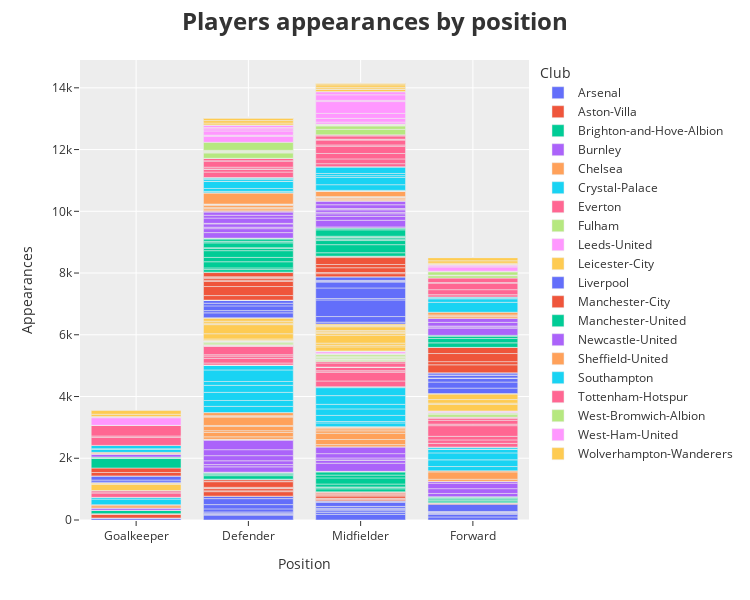

The cell this chart's notebook holds for it:
### Markdown cell above
## Players Appearances ( number of games)

### Code cell
fig = px.bar(df, x = 'Position', y = 'Appearances', color = 'Club', hover_data=['Name'], width=750, height=600)
fig.update_layout(template='ggplot2', title='<b>Players appearances by position</b>', titlefont=dict(size=24))
iplot(fig)

### Figure 1 — Plotly figure (JSON) as saved in the notebook; plotly's stock layout.template omitted (floating-point values rounded to 4 significant figures)
{"data": [{"alignmentgroup": "True", "customdata": [["Bernd Leno"], ["Matt Macey"], ["Rúnar Alex Rúnarsson"], ["Héctor Bellerín"], ["Kieran Tierney"], ["William Saliba"], ["Sokratis"], ["Rob Holding"], ["Shkodran Mustafi"], ["Calum Chambers"], ["David Luiz"], ["Sead Kolasinac"], ["Gabriel Magalhães"], ["Mesut Özil"], ["Lucas Torreira"], ["Ainsley Maitland-Niles"], ["Mohamed Elneny"], ["Joseph Willock"], ["Matteo Guendouzi"], ["Emile Smith Rowe"], ["Granit Xhaka"], ["Bukayo Saka"], ["Dani Ceballos"], ["Alexandre Lacazette"], ["Pierre-Emerick Aubameyang"], ["Nicolas Pépé"], ["Reiss Nelson"], ["Eddie Nketiah"], ["Gabriel Martinelli"], ["Willian"]], "hovertemplate": "Club=Arsenal<br>Position=%{x}<br>Appearances=%{y}<br>Name=%{customdata[0]}<extra></extra>", "legendgroup": "Arsenal", "marker": {"color": "#636efa", "pattern": {"shape": ""}}, "name": "Arsenal", "offsetgroup": "Arsenal", "orientation": "v", "showlegend": true, "textposition": "auto", "type": "bar", "x": ["Goalkeeper", "Goalkeeper", "Goalkeeper", "Defender", "Defender", "Defender", "Defender", "Defender", "Defender", "Defender", "Defender", "Defender", "Defender", "Midfielder", "Midfielder", "Midfielder", "Midfielder", "Midfielder", "Midfielder", "Midfielder", "Midfielder", "Midfielder", "Midfielder", "Forward", "Forward", "Forward", "Forward", "Forward", "Forward", "Forward"], "xaxis": "x", "y": [64, 0, 0, 160, 16, 0, 44, 41, 99, 139, 194, 78, 2, 184, 63, 54, 47, 33, 57, 2, 132, 28, 26, 99, 87, 33, 20, 23, 14, 236], "yaxis": "y"}, {"alignmentgroup": "True", "customdata": [["Tom Heaton"], ["Jed Steer"], ["Ørjan Nyland"], ["Lovre Kalinic"], ["Emiliano Martínez"], ["Neil Taylor"], ["Ezri Konsa Ngoyo"], ["Matt Targett"], ["Björn Engels"], ["Frédéric Guilbert"], ["Ahmed El Mohamady"], ["Kortney Hause"], ["Tyrone Mings"], ["Matthew Cash"], ["Douglas Luiz"], ["John McGinn"], ["Henri Lansbury"], ["Jack Grealish"], ["Marvelous Nakamba"], ["Conor Hourihane"], ["Trézéguet"], ["Anwar El Ghazi"], ["Jota"], ["Jacob Ramsey"], ["Wesley"], ["Keinan Davis"], ["Ollie Watkins"]], "hovertemplate": "Club=Aston-Villa<br>Position=%{x}<br>Appearances=%{y}<br>Name=%{customdata[0]}<extra></extra>", "legendgroup": "Aston-Villa", "marker": {"color": "#EF553B", "pattern": {"shape": ""}}, "name": "Aston-Villa", "offsetgroup": "Aston-Villa", "orientation": "v", "showlegend": true, "textposition": "auto", "type": "bar", "x": ["Goalkeeper", "Goalkeeper", "Goalkeeper", "Goalkeeper", "Goalkeeper", "Defender", "Defender", "Defender", "Defender", "Defender", "Defender", "Defender", "Defender", "Defender", "Midfielder", "Midfielder", "Midfielder", "Midfielder", "Midfielder", "Midfielder", "Midfielder", "Midfielder", "Midfielder", "Midfielder", "Forward", "Forward", "Forward"], "xaxis": "x", "y": [116, 2, 7, 0, 16, 145, 26, 72, 17, 25, 183, 18, 51, 1, 37, 29, 13, 71, 29, 28, 35, 34, 10, 0, 21, 19, 1], "yaxis": "y"}, {"alignmentgroup": "True", "customdata": [["Mat Ryan"], ["Jason Steele"], ["Christian Walton"], ["Robert Sánchez"], ["Ben White"], ["Tariq Lamptey"], ["Lewis Dunk"], ["Adam Webster"], ["Bernardo"], ["Dan Burn"], ["Joël Veltman"], ["Romaric Yapi"], ["Alex Cochrane"], ["Haydon Roberts"], ["Dale Stephens"], ["Yves Bissouma"], ["Alexis Mac Allister"], ["Pascal Groß"], ["Adam Lallana"], ["Solly March"], ["Davy Pröpper"], ["Steven Alzate"], ["Max Sanders"], ["Jayson Molumby"], ["Lars Dendoncker"], ["Peter Gwargis"], ["Leandro Trossard"], ["Neal Maupay"], ["Alireza Jahanbakhsh"], ["José Izquierdo"], ["Aaron Connolly"], ["Florin Andone"], ["Viktor Gyökeres"]], "hovertemplate": "Club=Brighton-and-Hove-Albion<br>Position=%{x}<br>Appearances=%{y}<br>Name=%{customdata[0]}<extra></extra>", "legendgroup": "Brighton-and-Hove-Albion", "marker": {"color": "#00cc96", "pattern": {"shape": ""}}, "name": "Brighton-and-Hove-Albion", "offsetgroup": "Brighton-and-Hove-Albion", "orientation": "v", "showlegend": true, "textposition": "auto", "type": "bar", "x": ["Goalkeeper", "Goalkeeper", "Goalkeeper", "Goalkeeper", "Defender", "Defender", "Defender", "Defender", "Defender", "Defender", "Defender", "Defender", "Defender", "Defender", "Midfielder", "Midfielder", "Midfielder", "Midfielder", "Midfielder", "Midfielder", "Midfielder", "Midfielder", "Midfielder", "Midfielder", "Midfielder", "Midfielder", "Forward", "Forward", "Forward", "Forward", "Forward", "Forward", "Forward"], "xaxis": "x", "y": [112, 0, 0, 0, 2, 11, 112, 33, 36, 44, 0, 0, 0, 0, 99, 52, 9, 93, 198, 92, 100, 21, 0, 0, 0, 0, 33, 39, 31, 47, 26, 26, 0], "yaxis": "y"}, {"alignmentgroup": "True", "customdata": [["Nick Pope"], ["Bailey Peacock-Farrell"], ["Will Norris"], ["Matthew Lowton"], ["Charlie Taylor"], ["James Tarkowski"], ["Ben Mee"], ["Erik Pieters"], ["Phil Bardsley"], ["Kevin Long"], ["Jimmy Dunne"], ["Bobby Thomas"], ["Anthony Driscoll-Glennon"], ["Jack Cork"], ["Jóhann Gudmundsson"], ["Josh Brownhill"], ["Dwight McNeil"], ["Robbie Brady"], ["Ashley Westwood"], ["Josh Benson"], ["Chris Wood"], ["Ashley Barnes"], ["Jay Rodriguez"], ["Matej Vydra"]], "hovertemplate": "Club=Burnley<br>Position=%{x}<br>Appearances=%{y}<br>Name=%{customdata[0]}<extra></extra>", "legendgroup": "Burnley", "marker": {"color": "#ab63fa", "pattern": {"shape": ""}}, "name": "Burnley", "offsetgroup": "Burnley", "orientation": "v", "showlegend": true, "textposition": "auto", "type": "bar", "x": ["Goalkeeper", "Goalkeeper", "Goalkeeper", "Defender", "Defender", "Defender", "Defender", "Defender", "Defender", "Defender", "Defender", "Defender", "Defender", "Midfielder", "Midfielder", "Midfielder", "Midfielder", "Midfielder", "Midfielder", "Midfielder", "Forward", "Forward", "Forward", "Forward"], "xaxis": "x", "y": [74, 0, 1, 172, 74, 123, 166, 194, 300, 35, 1, 0, 0, 264, 96, 11, 61, 142, 222, 0, 105, 155, 178, 57], "yaxis": "y"}, {"alignmentgroup": "True", "customdata": [["Kepa Arrizabalaga"], ["Willy Caballero"], ["Antonio Rüdiger"], ["Marcos Alonso"], ["Andreas Christensen"], ["Kurt Zouma"], ["Reece James"], ["César Azpilicueta"], ["Fikayo Tomori"], ["Emerson"], ["Ben Chilwell"], ["Thiago Silva"], ["Hakim Ziyech"], ["Jorginho"], ["N'Golo Kanté"], ["Ross Barkley"], ["Ruben Loftus-Cheek"], ["Mateo Kovacic"], ["Mason Mount"], ["Christian Pulisic"], ["Billy Gilmour"], ["Kai Havertz"], ["Timo Werner"], ["Tammy Abraham"], ["Olivier Giroud"], ["Callum Hudson-Odoi"]], "hovertemplate": "Club=Chelsea<br>Position=%{x}<br>Appearances=%{y}<br>Name=%{customdata[0]}<extra></extra>", "legendgroup": "Chelsea", "marker": {"color": "#FFA15A", "pattern": {"shape": ""}}, "name": "Chelsea", "offsetgroup": "Chelsea", "orientation": "v", "showlegend": true, "textposition": "auto", "type": "bar", "x": ["Goalkeeper", "Goalkeeper", "Defender", "Defender", "Defender", "Defender", "Defender", "Defender", "Defender", "Defender", "Defender", "Defender", "Midfielder", "Midfielder", "Midfielder", "Midfielder", "Midfielder", "Midfielder", "Midfielder", "Midfielder", "Midfielder", "Midfielder", "Forward", "Forward", "Forward", "Forward"], "xaxis": "x", "y": [71, 33, 80, 140, 59, 143, 26, 272, 17, 30, 99, 0, 0, 70, 166, 202, 78, 64, 39, 25, 6, 2, 2, 68, 238, 35], "yaxis": "y"}, {"alignmentgroup": "True", "customdata": [["Wayne Hennessey"], ["Vicente Guaita"], ["Stephen Henderson"], ["Joel Ward"], ["Patrick van Aanholt"], ["James Tomkins"], ["Scott Dann"], ["Mamadou Sakho"], ["Gary Cahill"], ["Martin Kelly"], ["Tyrick Mitchell"], ["Jaroslaw Jach"], ["Sam Woods"], ["Ryan Inniss"], ["Luka Milivojevic"], ["Max Meyer"], ["Cheikhou Kouyaté"], ["Andros Townsend"], ["Jeffrey Schlupp"], ["James McArthur"], ["James McCarthy"], ["Jairo Riedewald"], ["Eberechi Eze"], ["Nya Kirby"], ["Jordan Ayew"], ["Wilfried Zaha"], ["Christian Benteke"], ["Connor Wickham"], ["Brandon Pierrick"], ["Michy Batshuayi"]], "hovertemplate": "Club=Crystal-Palace<br>Position=%{x}<br>Appearances=%{y}<br>Name=%{customdata[0]}<extra></extra>", "legendgroup": "Crystal-Palace", "marker": {"color": "#19d3f3", "pattern": {"shape": ""}}, "name": "Crystal-Palace", "offsetgroup": "Crystal-Palace", "orientation": "v", "showlegend": true, "textposition": "auto", "type": "bar", "x": ["Goalkeeper", "Goalkeeper", "Goalkeeper", "Defender", "Defender", "Defender", "Defender", "Defender", "Defender", "Defender", "Defender", "Defender", "Defender", "Defender", "Midfielder", "Midfielder", "Midfielder", "Midfielder", "Midfielder", "Midfielder", "Midfielder", "Midfielder", "Midfielder", "Midfielder", "Forward", "Forward", "Forward", "Forward", "Forward", "Forward"], "xaxis": "x", "y": [181, 57, 0, 201, 191, 263, 227, 125, 374, 153, 6, 0, 0, 0, 121, 46, 197, 211, 148, 282, 258, 29, 2, 0, 139, 217, 225, 120, 2, 60], "yaxis": "y"}, {"alignmentgroup": "True", "customdata": [["Jordan Pickford"], ["João Virgínia"], ["Jonas Lössl"], ["Mason Holgate"], ["Michael Keane"], ["Lucas Digne"], ["Yerry Mina"], ["Séamus Coleman"], ["Jarrad Branthwaite"], ["Jonjoe Kenny"], ["Niels Nkounkou"], ["Fabian Delph"], ["Gylfi Sigurdsson"], ["André Gomes"], ["Jean-Philippe Gbamin"], ["Tom Davies"], ["Beni Baningime"], ["Allan"], ["James Rodríguez"], ["Abdoulaye Doucouré"], ["Muhamed Besic"], ["Sandro Ramírez"], ["Yannick Bolasie"], ["Richarlison"], ["Dominic Calvert-Lewin"], ["Theo Walcott"], ["Cenk Tosun"], ["Alex Iwobi"], ["Bernard"], ["Moise Kean"], ["Anthony Gordon"]], "hovertemplate": "Club=Everton<br>Position=%{x}<br>Appearances=%{y}<br>Name=%{customdata[0]}<extra></extra>", "legendgroup": "Everton", "marker": {"color": "#FF6692", "pattern": {"shape": ""}}, "name": "Everton", "offsetgroup": "Everton", "orientation": "v", "showlegend": true, "textposition": "auto", "type": "bar", "x": ["Goalkeeper", "Goalkeeper", "Goalkeeper", "Defender", "Defender", "Defender", "Defender", "Defender", "Defender", "Defender", "Defender", "Midfielder", "Midfielder", "Midfielder", "Midfielder", "Midfielder", "Midfielder", "Midfielder", "Midfielder", "Midfielder", "Midfielder", "Forward", "Forward", "Forward", "Forward", "Forward", "Forward", "Forward", "Forward", "Forward", "Forward"], "xaxis": "x", "y": [147, 0, 69, 65, 153, 72, 44, 276, 4, 31, 0, 185, 284, 48, 2, 106, 8, 2, 2, 131, 46, 8, 119, 111, 116, 346, 49, 126, 61, 31, 11], "yaxis": "y"}, {"alignmentgroup": "True", "customdata": [["Marek Rodák"], ["Fabri"], ["Alphonse Areola"], ["Michael Hector"], ["Denis Odoi"], ["Tim Ream"], ["Maxime Le Marchand"], ["Joe Bryan"], ["Antonee Robinson"], ["Kenny Tete"], ["Ola Aina"], ["Jean Michael Seri"], ["Kevin McDonald"], ["Neeskens Kebano"], ["Stefan Johansen"], ["Tom Cairney"], ["Josh Onomah"], ["André-Frank Zambo Anguissa"], ["Mario Lemina"], ["Harrison Reed"], ["Tyrese Francois"], ["Aleksandar Mitrovic"], ["Bobby De Cordova-Reid"], ["Ivan Cavaleiro"], ["Aboubakar Kamara"]], "hovertemplate": "Club=Fulham<br>Position=%{x}<br>Appearances=%{y}<br>Name=%{customdata[0]}<extra></extra>", "legendgroup": "Fulham", "marker": {"color": "#B6E880", "pattern": {"shape": ""}}, "name": "Fulham", "offsetgroup": "Fulham", "orientation": "v", "showlegend": true, "textposition": "auto", "type": "bar", "x": ["Goalkeeper", "Goalkeeper", "Goalkeeper", "Defender", "Defender", "Defender", "Defender", "Defender", "Defender", "Defender", "Defender", "Midfielder", "Midfielder", "Midfielder", "Midfielder", "Midfielder", "Midfielder", "Midfielder", "Midfielder", "Midfielder", "Midfielder", "Forward", "Forward", "Forward", "Forward"], "xaxis": "x", "y": [1, 2, 1, 2, 33, 40, 26, 30, 0, 1, 3, 32, 41, 9, 12, 43, 15, 24, 47, 19, 0, 79, 29, 25, 15], "yaxis": "y"}, {"alignmentgroup": "True", "customdata": [["Kiko Casilla"], ["Elia Caprile"], ["Luke Ayling"], ["Barry Douglas"], ["Liam Cooper"], ["Pascal Struijk"], ["Leif Davis"], ["Robin Koch"], ["Oliver Casey"], ["Charlie Cresswell"], ["Robbie Gotts"], ["Adam Forshaw"], ["Stuart Dallas"], ["Pablo Hernández"], ["Kalvin Phillips"], ["Mateusz Klich"], ["Jamie Shackleton"], ["Jack Harrison"], ["Alfie McCalmont"], ["Mateusz Bogusz"], ["Ian Poveda-Ocampo"], ["Patrick Bamford"], ["Tyler Roberts"], ["Joe Gelhardt"], ["Rodrigo Moreno"]], "hovertemplate": "Club=Leeds-United<br>Position=%{x}<br>Appearances=%{y}<br>Name=%{customdata[0]}<extra></extra>", "legendgroup": "Leeds-United", "marker": {"color": "#FF97FF", "pattern": {"shape": ""}}, "name": "Leeds-United", "offsetgroup": "Leeds-United", "orientation": "v", "showlegend": true, "textposition": "auto", "type": "bar", "x": ["Goalkeeper", "Goalkeeper", "Defender", "Defender", "Defender", "Defender", "Defender", "Defender", "Defender", "Defender", "Defender", "Midfielder", "Midfielder", "Midfielder", "Midfielder", "Midfielder", "Midfielder", "Midfielder", "Midfielder", "Midfielder", "Forward", "Forward", "Forward", "Forward", "Forward"], "xaxis": "x", "y": [0, 0, 2, 0, 3, 1, 0, 2, 0, 0, 0, 35, 2, 58, 2, 2, 1, 2, 0, 0, 0, 29, 3, 0, 19], "yaxis": "y"}, {"alignmentgroup": "True", "customdata": [["Kasper Schmeichel"], ["Danny Ward"], ["Eldin Jakupovic"], ["James Justin"], ["Çaglar Söyüncü"], ["Wes Morgan"], ["Jonny Evans"], ["Filip Benkovic"], ["Daniel Amartey"], ["Ricardo Pereira"], ["Christian Fuchs"], ["Luke Thomas"], ["Timothy Castagne"], ["Demarai Gray"], ["Youri Tielemans"], ["James Maddison"], ["Marc Albrighton"], ["Harvey Barnes"], ["Hamza Choudhury"], ["Matty James"], ["Adrien Silva"], ["Wilfred Ndidi"], ["Dennis Praet"], ["Rachid Ghezzal"], ["Nampalys Mendy"], ["Jamie Vardy"], ["Islam Slimani"], ["Kelechi Iheanacho"], ["Ayoze Pérez"], ["Fousseni Diabaté"]], "hovertemplate": "Club=Leicester-City<br>Position=%{x}<br>Appearances=%{y}<br>Name=%{customdata[0]}<extra></extra>", "legendgroup": "Leicester-City", "marker": {"color": "#FECB52", "pattern": {"shape": ""}}, "name": "Leicester-City", "offsetgroup": "Leicester-City", "orientation": "v", "showlegend": true, "textposition": "auto", "type": "bar", "x": ["Goalkeeper", "Goalkeeper", "Goalkeeper", "Defender", "Defender", "Defender", "Defender", "Defender", "Defender", "Defender", "Defender", "Defender", "Defender", "Midfielder", "Midfielder", "Midfielder", "Midfielder", "Midfielder", "Midfielder", "Midfielder", "Midfielder", "Midfielder", "Midfielder", "Midfielder", "Midfielder", "Forward", "Forward", "Forward", "Forward", "Forward"], "xaxis": "x", "y": [211, 2, 28, 15, 42, 168, 297, 0, 46, 63, 107, 3, 2, 132, 52, 69, 258, 57, 37, 42, 14, 122, 29, 19, 44, 213, 39, 117, 178, 15], "yaxis": "y"}, {"alignmentgroup": "True", "customdata": [["Loris Karius"], ["Alisson"], ["Adrián"], ["Caoimhin Kelleher"], ["Kamil Grabara"], ["Virgil van Dijk"], ["Joseph Gomez"], ["Andrew Robertson"], ["Joel Matip"], ["Trent Alexander-Arnold"], ["Neco Williams"], ["Konstantinos Tsimikas"], ["Nathaniel Phillips"], ["Sepp van den Berg"], ["Fabinho"], ["Georginio Wijnaldum"], ["James Milner"], ["Naby Keita"], ["Jordan Henderson"], ["Alex Oxlade-Chamberlain"], ["Marko Grujic"], ["Curtis Jones"], ["Harry Wilson"], ["Harvey Elliott"], ["Xherdan Shaqiri"], ["Thiago"], ["Roberto Firmino"], ["Sadio Mané"], ["Mohamed Salah"], ["Takumi Minamino"], ["Rhian Brewster"], ["Divock Origi"], ["Ben Woodburn"], ["Diogo Jota"]], "hovertemplate": "Club=Liverpool<br>Position=%{x}<br>Appearances=%{y}<br>Name=%{customdata[0]}<extra></extra>", "legendgroup": "Liverpool", "marker": {"color": "#636efa", "pattern": {"shape": ""}}, "name": "Liverpool", "offsetgroup": "Liverpool", "orientation": "v", "showlegend": true, "textposition": "auto", "type": "bar", "x": ["Goalkeeper", "Goalkeeper", "Goalkeeper", "Goalkeeper", "Goalkeeper", "Defender", "Defender", "Defender", "Defender", "Defender", "Defender", "Defender", "Defender", "Defender", "Midfielder", "Midfielder", "Midfielder", "Midfielder", "Midfielder", "Midfielder", "Midfielder", "Midfielder", "Midfielder", "Midfielder", "Midfielder", "Midfielder", "Forward", "Forward", "Forward", "Forward", "Forward", "Forward", "Forward", "Forward"], "xaxis": "x", "y": [29, 69, 136, 0, 0, 159, 73, 153, 86, 95, 6, 0, 0, 0, 58, 181, 539, 45, 342, 196, 8, 7, 31, 4, 115, 1, 177, 196, 123, 11, 0, 91, 6, 67], "yaxis": "y"}, {"alignmentgroup": "True", "customdata": [["Ederson"], ["Scott Carson"], ["Nathan Aké"], ["Kyle Walker"], ["John Stones"], ["Oleksandr Zinchenko"], ["Aymeric Laporte"], ["Benjamin Mendy"], ["João Cancelo"], ["Nicolás Otamendi"], ["Eric García"], ["Ilkay Gündogan"], ["Rodrigo"], ["Kevin De Bruyne"], ["Bernardo Silva"], ["Fernandinho"], ["Phil Foden"], ["Tommy Doyle"], ["Adrián Bernabé"], ["Ferran Torres"], ["Raheem Sterling"], ["Gabriel Jesus"], ["Sergio Agüero"], ["Riyad Mahrez"], ["Liam Delap"]], "hovertemplate": "Club=Manchester-City<br>Position=%{x}<br>Appearances=%{y}<br>Name=%{customdata[0]}<extra></extra>", "legendgroup": "Manchester-City", "marker": {"color": "#EF553B", "pattern": {"shape": ""}}, "name": "Manchester-City", "offsetgroup": "Manchester-City", "orientation": "v", "showlegend": true, "textposition": "auto", "type": "bar", "x": ["Goalkeeper", "Goalkeeper", "Defender", "Defender", "Defender", "Defender", "Defender", "Defender", "Defender", "Defender", "Defender", "Midfielder", "Midfielder", "Midfielder", "Midfielder", "Midfielder", "Midfielder", "Midfielder", "Midfielder", "Forward", "Forward", "Forward", "Forward", "Forward", "Forward"], "xaxis": "x", "y": [110, 145, 147, 293, 163, 41, 59, 37, 17, 136, 13, 102, 36, 156, 105, 225, 42, 1, 0, 1, 260, 103, 263, 199, 0], "yaxis": "y"}, {"alignmentgroup": "True", "customdata": [["David de Gea"], ["Sergio Romero"], ["Dean Henderson"], ["Victor Lindelöf"], ["Eric Bailly"], ["Phil Jones"], ["Harry Maguire"], ["Chris Smalling"], ["Marcos Rojo"], ["Diogo Dalot"], ["Luke Shaw"], ["Timothy Fosu-Mensah"], ["Aaron Wan-Bissaka"], ["Axel Tuanzebe"], ["Brandon Williams"], ["Teden Mengi"], ["Paul Pogba"], ["Juan Mata"], ["Jesse Lingard"], ["Andreas Pereira"], ["Fred"], ["Bruno Fernandes"], ["Daniel James"], ["Nemanja Matic"], ["Scott McTominay"], ["Donny van de Beek"], ["Anthony Martial"], ["Marcus Rashford"], ["Odion Ighalo"], ["Mason Greenwood"]], "hovertemplate": "Club=Manchester-United<br>Position=%{x}<br>Appearances=%{y}<br>Name=%{customdata[0]}<extra></extra>", "legendgroup": "Manchester-United", "marker": {"color": "#00cc96", "pattern": {"shape": ""}}, "name": "Manchester-United", "offsetgroup": "Manchester-United", "orientation": "v", "showlegend": true, "textposition": "auto", "type": "bar", "x": ["Goalkeeper", "Goalkeeper", "Goalkeeper", "Defender", "Defender", "Defender", "Defender", "Defender", "Defender", "Defender", "Defender", "Defender", "Defender", "Defender", "Defender", "Defender", "Midfielder", "Midfielder", "Midfielder", "Midfielder", "Midfielder", "Midfielder", "Midfielder", "Midfielder", "Midfielder", "Midfielder", "Forward", "Forward", "Forward", "Forward"], "xaxis": "x", "y": [314, 7, 36, 83, 54, 200, 140, 219, 76, 20, 157, 49, 77, 10, 17, 0, 112, 262, 133, 45, 46, 15, 34, 208, 59, 1, 146, 143, 67, 35], "yaxis": "y"}, {"alignmentgroup": "True", "customdata": [["Mark Gillespie"], ["Martin Dubravka"], ["Karl Darlow"], ["Daniel Langley"], ["Ciaran Clark"], ["Paul Dummett"], ["Fabian Schär"], ["Jamaal Lascelles"], ["Emil Krafth"], ["Federico Fernández"], ["Javier Manquillo"], ["DeAndre Yedlin"], ["Jamal Lewis"], ["Jacob Murphy"], ["Jonjo Shelvey"], ["Matt Ritchie"], ["Isaac Hayden"], ["Miguel Almirón"], ["Christian Atsu"], ["Sean Longstaff"], ["Matthew Longstaff"], ["Jeff Hendrick"], ["Ryan Fraser"], ["Henri Saivet"], ["Daniel Barlaser"], ["Andy Carroll"], ["Joelinton"], ["Allan Saint-Maximin"], ["Dwight Gayle"], ["Callum Wilson"]], "hovertemplate": "Club=Newcastle-United<br>Position=%{x}<br>Appearances=%{y}<br>Name=%{customdata[0]}<extra></extra>", "legendgroup": "Newcastle-United", "marker": {"color": "#ab63fa", "pattern": {"shape": ""}}, "name": "Newcastle-United", "offsetgroup": "Newcastle-United", "orientation": "v", "showlegend": true, "textposition": "auto", "type": "bar", "x": ["Goalkeeper", "Goalkeeper", "Goalkeeper", "Goalkeeper", "Defender", "Defender", "Defender", "Defender", "Defender", "Defender", "Defender", "Defender", "Defender", "Midfielder", "Midfielder", "Midfielder", "Midfielder", "Midfielder", "Midfielder", "Midfielder", "Midfielder", "Midfielder", "Midfielder", "Midfielder", "Midfielder", "Forward", "Forward", "Forward", "Forward", "Forward"], "xaxis": "x", "y": [0, 88, 21, 0, 179, 128, 46, 109, 17, 170, 92, 103, 30, 34, 215, 128, 82, 48, 80, 33, 9, 124, 121, 5, 0, 232, 40, 28, 119, 128], "yaxis": "y"}, {"alignmentgroup": "True", "customdata": [["Wes Foderingham"], ["Michael Verrips"], ["Simon Moore"], ["Aaron Ramsdale"], ["George Baldock"], ["Enda Stevens"], ["Jack O'Connell"], ["Chris Basham"], ["John Egan"], ["Jack Robinson"], ["Kean Bryan"], ["Phil Jagielka"], ["Max Lowe"], ["Ethan Ampadu"], ["Jayden Bogle"], ["John Fleck"], ["John Lundstram"], ["Oliver Norwood"], ["Ben Osborn"], ["Sander Berge"], ["Jack Rodwell"], ["Regan Slater"], ["Oliver Burke"], ["Zak Brunt"], ["Oliver McBurnie"], ["Billy Sharp"], ["David McGoldrick"], ["Lys Mousset"]], "hovertemplate": "Club=Sheffield-United<br>Position=%{x}<br>Appearances=%{y}<br>Name=%{customdata[0]}<extra></extra>", "legendgroup": "Sheffield-United", "marker": {"color": "#FFA15A", "pattern": {"shape": ""}}, "name": "Sheffield-United", "offsetgroup": "Sheffield-United", "orientation": "v", "showlegend": true, "textposition": "auto", "type": "bar", "x": ["Goalkeeper", "Goalkeeper", "Goalkeeper", "Goalkeeper", "Defender", "Defender", "Defender", "Defender", "Defender", "Defender", "Defender", "Defender", "Defender", "Defender", "Defender", "Midfielder", "Midfielder", "Midfielder", "Midfielder", "Midfielder", "Midfielder", "Midfielder", "Midfielder", "Midfielder", "Forward", "Forward", "Forward", "Forward"], "xaxis": "x", "y": [0, 0, 2, 39, 40, 47, 35, 61, 38, 9, 0, 366, 0, 2, 0, 32, 36, 39, 14, 16, 167, 0, 16, 0, 54, 28, 30, 88], "yaxis": "y"}, {"alignmentgroup": "True", "customdata": [["Alex McCarthy"], ["Angus Gunn"], ["Fraser Forster"], ["Harry Lewis"], ["Jannik Vestergaard"], ["Jack Stephens"], ["Ryan Bertrand"], ["Jake Vokins"], ["Jan Bednarek"], ["Yan Valery"], ["Kyle Walker-Peters"], ["Mohammed Salisu"], ["Moussa Djenepo"], ["Oriol Romeu"], ["James Ward-Prowse"], ["Stuart Armstrong"], ["Sofiane Boufal"], ["Nathan Redmond"], ["William Smallbone"], ["Nathan Tella"], ["Shane Long"], ["Danny Ings"], ["Che Adams"], ["Michael Obafemi"]], "hovertemplate": "Club=Southampton<br>Position=%{x}<br>Appearances=%{y}<br>Name=%{customdata[0]}<extra></extra>", "legendgroup": "Southampton", "marker": {"color": "#19d3f3", "pattern": {"shape": ""}}, "name": "Southampton", "offsetgroup": "Southampton", "orientation": "v", "showlegend": true, "textposition": "auto", "type": "bar", "x": ["Goalkeeper", "Goalkeeper", "Goalkeeper", "Goalkeeper", "Defender", "Defender", "Defender", "Defender", "Defender", "Defender", "Defender", "Defender", "Midfielder", "Midfielder", "Midfielder", "Midfielder", "Midfielder", "Midfielder", "Midfielder", "Midfielder", "Forward", "Forward", "Forward", "Forward"], "xaxis": "x", "y": [96, 22, 107, 0, 43, 93, 231, 1, 66, 34, 24, 0, 20, 183, 233, 60, 70, 208, 11, 2, 322, 113, 32, 28], "yaxis": "y"}, {"alignmentgroup": "True", "customdata": [["Hugo Lloris"], ["Paulo Gazzaniga"], ["Joe Hart"], ["Alfie Whiteman"], ["Brandon Austin"], ["Toby Alderweireld"], ["Davinson Sánchez"], ["Juan Foyth"], ["Serge Aurier"], ["Ben Davies"], ["Japhet Tanganga"], ["Matt Doherty"], ["Dennis Cirkin"], ["Sergio Reguilón"], ["Harry Winks"], ["Erik Lamela"], ["Eric Dier"], ["Moussa Sissoko"], ["Ryan Sessegnon"], ["Dele Alli"], ["Tanguy Ndombele"], ["Gedson Fernandes"], ["Pierre-Emile Højbjerg"], ["Harvey White"], ["Giovani Lo Celso"], ["Lucas Moura"], ["Jack Clarke"], ["Son Heung-Min"], ["Harry Kane"], ["Steven Bergwijn"], ["Gareth Bale"]], "hovertemplate": "Club=Tottenham-Hotspur<br>Position=%{x}<br>Appearances=%{y}<br>Name=%{customdata[0]}<extra></extra>", "legendgroup": "Tottenham-Hotspur", "marker": {"color": "#FF6692", "pattern": {"shape": ""}}, "name": "Tottenham-Hotspur", "offsetgroup": "Tottenham-Hotspur", "orientation": "v", "showlegend": true, "textposition": "auto", "type": "bar", "x": ["Goalkeeper", "Goalkeeper", "Goalkeeper", "Goalkeeper", "Goalkeeper", "Defender", "Defender", "Defender", "Defender", "Defender", "Defender", "Defender", "Defender", "Defender", "Midfielder", "Midfielder", "Midfielder", "Midfielder", "Midfielder", "Midfielder", "Midfielder", "Midfielder", "Midfielder", "Midfielder", "Midfielder", "Forward", "Forward", "Forward", "Forward", "Forward", "Forward"], "xaxis": "x", "y": [262, 43, 340, 0, 0, 176, 84, 16, 58, 201, 6, 77, 0, 0, 96, 155, 176, 235, 41, 157, 23, 7, 111, 0, 29, 75, 0, 162, 212, 16, 146], "yaxis": "y"}, {"alignmentgroup": "True", "customdata": [["Sam Johnstone"], ["David Button"], ["Jonathan Bond"], ["Darnell Furlong"], ["Kieran Gibbs"], ["Kyle Bartley"], ["Semi Ajayi"], ["Conor Townsend"], ["Ahmed Hegazi"], ["Dara O'Shea"], ["Cédric Kipré"], ["Lee Peltier"], ["Branislav Ivanovic"], ["Jake Livermore"], ["Matt Phillips"], ["Kamil Grosicki"], ["Rekeem Harper"], ["Romaine Sawyers"], ["Sam Field"], ["Kyle Edwards"], ["Grady Diangana"], ["Conor Gallagher"], ["Hal Robson-Kanu"], ["Kenneth Zohore"], ["Matheus Pereira"], ["Charlie Austin"], ["Callum Robinson"], ["Jamie Soule"]], "hovertemplate": "Club=West-Bromwich-Albion<br>Position=%{x}<br>Appearances=%{y}<br>Name=%{customdata[0]}<extra></extra>", "legendgroup": "West-Bromwich-Albion", "marker": {"color": "#B6E880", "pattern": {"shape": ""}}, "name": "West-Bromwich-Albion", "offsetgroup": "West-Bromwich-Albion", "orientation": "v", "showlegend": true, "textposition": "auto", "type": "bar", "x": ["Goalkeeper", "Goalkeeper", "Goalkeeper", "Defender", "Defender", "Defender", "Defender", "Defender", "Defender", "Defender", "Defender", "Defender", "Defender", "Midfielder", "Midfielder", "Midfielder", "Midfielder", "Midfielder", "Midfielder", "Midfielder", "Midfielder", "Midfielder", "Forward", "Forward", "Forward", "Forward", "Forward", "Forward"], "xaxis": "x", "y": [2, 4, 0, 5, 172, 23, 2, 0, 38, 2, 0, 20, 261, 180, 110, 15, 2, 2, 20, 2, 19, 0, 76, 19, 2, 106, 22, 0], "yaxis": "y"}, {"alignmentgroup": "True", "customdata": [["Lukasz Fabianski"], ["David Martin"], ["Darren Randolph"], ["Nathan Trott"], ["Aaron Cresswell"], ["Fabián Balbuena"], ["Gonçalo Cardoso"], ["Angelo Ogbonna"], ["Issa Diop"], ["Ryan Fredericks"], ["Arthur Masuaku"], ["Ben Johnson"], ["Ajibola Alese"], ["Harrison Ashby"], ["Felipe Anderson"], ["Manuel Lanzini"], ["Robert Snodgrass"], ["Mark Noble"], ["Pablo Fornals"], ["Jack Wilshere"], ["Declan Rice"], ["Josh Cullen"], ["Conor Coventry"], ["Michail Antonio"], ["Andriy Yarmolenko"], ["Jarrod Bowen"], ["Sébastien Haller"], ["Xande Silva"], ["Emmanuel Longelo"]], "hovertemplate": "Club=West-Ham-United<br>Position=%{x}<br>Appearances=%{y}<br>Name=%{customdata[0]}<extra></extra>", "legendgroup": "West-Ham-United", "marker": {"color": "#FF97FF", "pattern": {"shape": ""}}, "name": "West-Ham-United", "offsetgroup": "West-Ham-United", "orientation": "v", "showlegend": true, "textposition": "auto", "type": "bar", "x": ["Goalkeeper", "Goalkeeper", "Goalkeeper", "Goalkeeper", "Defender", "Defender", "Defender", "Defender", "Defender", "Defender", "Defender", "Defender", "Defender", "Defender", "Midfielder", "Midfielder", "Midfielder", "Midfielder", "Midfielder", "Midfielder", "Midfielder", "Midfielder", "Midfielder", "Forward", "Forward", "Forward", "Forward", "Forward", "Forward"], "xaxis": "x", "y": [246, 5, 31, 0, 190, 40, 0, 137, 67, 44, 81, 4, 0, 0, 63, 122, 160, 383, 38, 182, 101, 3, 0, 135, 34, 22, 34, 1, 0], "yaxis": "y"}, {"alignmentgroup": "True", "customdata": [["Rui Patrício"], ["John Ruddy"], ["Willy Boly"], ["Conor Coady"], ["Jonny"], ["Rúben Vinagre"], ["Maximilian Kilman"], ["Oskar Buur"], ["Marçal"], ["Ki-Jana Hoever"], ["Rúben Neves"], ["Daniel Podence"], ["Romain Saïss"], ["João Moutinho"], ["Leander Dendoncker"], ["Vitinha"], ["Meritan Shabani"], ["Pedro Neto"], ["Raúl Jiménez"], ["Adama Traoré"], ["Fábio Silva"], ["Leonardo Campana"]], "hovertemplate": "Club=Wolverhampton-Wanderers<br>Position=%{x}<br>Appearances=%{y}<br>Name=%{customdata[0]}<extra></extra>", "legendgroup": "Wolverhampton-Wanderers", "marker": {"color": "#FECB52", "pattern": {"shape": ""}}, "name": "Wolverhampton-Wanderers", "offsetgroup": "Wolverhampton-Wanderers", "orientation": "v", "showlegend": true, "textposition": "auto", "type": "bar", "x": ["Goalkeeper", "Goalkeeper", "Defender", "Defender", "Defender", "Defender", "Defender", "Defender", "Defender", "Defender", "Midfielder", "Midfielder", "Midfielder", "Midfielder", "Midfielder", "Midfielder", "Midfielder", "Forward", "Forward", "Forward", "Forward", "Forward"], "xaxis": "x", "y": [77, 119, 60, 79, 68, 34, 4, 1, 2, 0, 75, 11, 54, 78, 59, 1, 0, 31, 78, 105, 1, 0], "yaxis": "y"}], "layout": {"barmode": "relative", "height": 600, "legend": {"title": {"text": "Club"}, "tracegroupgap": 0}, "margin": {"t": 60}, "title": {"font": {"size": 24}, "text": "<b>Players appearances by position</b>"}, "width": 750, "xaxis": {"anchor": "y", "domain": [0.0, 1.0], "title": {"text": "Position"}}, "yaxis": {"anchor": "x", "domain": [0.0, 1.0], "title": {"text": "Appearances"}}}}
